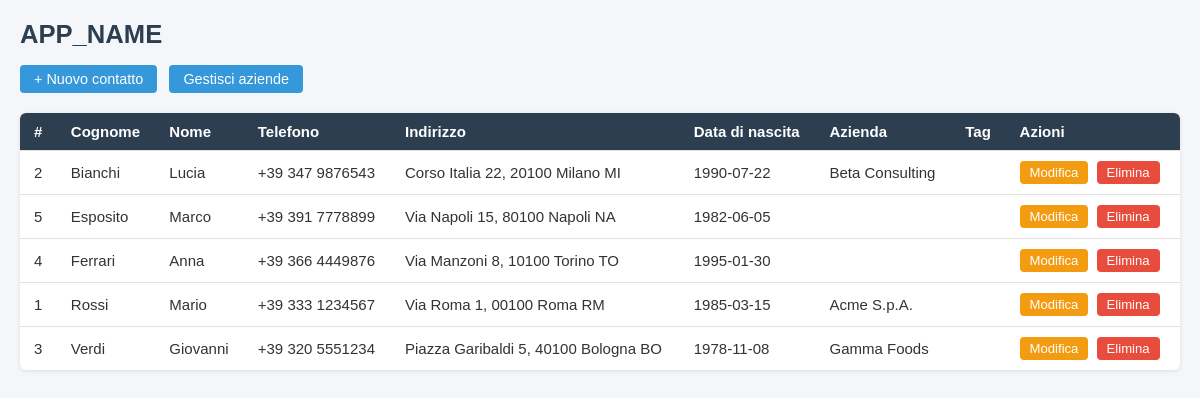
The page / on the database its author committed.
### tables this page shows
CREATE TABLE IF NOT EXISTS `contatti` (
  `id`              INT(11)      NOT NULL AUTO_INCREMENT,
  `nome`            VARCHAR(100) NOT NULL,
  `cognome`         VARCHAR(100) NOT NULL,
  `numero_telefono` VARCHAR(30)  NOT NULL,
  `indirizzo`       VARCHAR(255) DEFAULT NULL,
  `data_nascita`    DATE         DEFAULT NULL,
  `id_azienda`      INT(11)      DEFAULT NULL,
  `created_at`      TIMESTAMP    NOT NULL DEFAULT CURRENT_TIMESTAMP,
  `updated_at`      TIMESTAMP    NOT NULL DEFAULT CURRENT_TIMESTAMP ON UPDATE CURRENT_TIMESTAMP,
  PRIMARY KEY (`id`),
  CONSTRAINT `fk_contatti_azienda`
    FOREIGN KEY (`id_azienda`) REFERENCES `aziende` (`id`)
    ON DELETE SET NULL ON UPDATE CASCADE
);

CREATE TABLE IF NOT EXISTS `aziende` (
  `id`          INT(11)      NOT NULL AUTO_INCREMENT,
  `nome`        VARCHAR(255) NOT NULL,
  `settore`     VARCHAR(100) DEFAULT NULL,
  `indirizzo`   VARCHAR(255) DEFAULT NULL,
  `telefono`    VARCHAR(30)  DEFAULT NULL,
  `email`       VARCHAR(100) DEFAULT NULL,
  `sito_web`    VARCHAR(255) DEFAULT NULL,
  `created_at`  TIMESTAMP    NOT NULL DEFAULT CURRENT_TIMESTAMP,
  `updated_at`  TIMESTAMP    NOT NULL DEFAULT CURRENT_TIMESTAMP ON UPDATE CURRENT_TIMESTAMP,
  PRIMARY KEY (`id`)
);

### db.php (called while the page is built, shortened)
<?php
function get_db(): PDO
{
    static $pdo = null;
    if ($pdo === null) {
        $dsn = sprintf(
            'mysql:host=%s;dbname=%s;charset=%s',
            DB_HOST,
            DB_NAME,
            DB_CHARSET
        );
        $options = [
            PDO::ATTR_ERRMODE            => PDO::ERRMODE_EXCEPTION,
            PDO::ATTR_DEFAULT_FETCH_MODE => PDO::FETCH_ASSOC,
            PDO::ATTR_EMULATE_PREPARES   => false,
        ];
        $pdo = new PDO($dsn, DB_USER, DB_PASS, $options);
    }
    return $pdo;
}

### index.php (the view, shortened to what this page needs)
<?php
require_once __DIR__ . '/db.php';
try {
    $contatti = get_db()->query(
        'SELECT c.*, a.nome AS nome_azienda,
                GROUP_CONCAT(t.nome ORDER BY t.id SEPARATOR \', \') AS tags
           FROM contatti c
           LEFT JOIN aziende a ON c.id_azienda = a.id
           LEFT JOIN contatti_tags ct ON c.id = ct.id_contatto
           LEFT JOIN tags t ON ct.id_tag = t.id
          GROUP BY c.id
          ORDER BY c.cognome, c.nome'
    )->fetchAll();
} catch (PDOException $e) {
    $contatti = [];
    $message = 'Impossibile connettersi al database: ' . htmlspecialchars($e->getMessage());
    $messageType = 'error';
}
?>
<!DOCTYPE html>
<html lang="it">
<head>
    <link rel="stylesheet" href="style.css">
</head>
<body>
    <h1><?= APP_NAME ?></h1>
    <nav>
        <a href="create.php">+ Nuovo contatto</a>
        <a href="aziende.php">Gestisci aziende</a>
    </nav>
    <?php if (empty($contatti)): ?>
        <p>Nessun contatto presente. <a href="create.php">Aggiungi il primo contatto</a>.</p>
    <?php else: ?>
        <table>
            <thead>
                <tr>
                    <th>#</th>
                    <th>Cognome</th>
                    <th>Nome</th>
                    <th>Telefono</th>
                    <th>Indirizzo</th>
                    <th>Data di nascita</th>
                    <th>Azienda</th>
                    <th>Tag</th>
                    <th>Azioni</th>
                </tr>
            </thead>
            <tbody>
                <?php foreach ($contatti as $c): ?>
                <tr>
                    <td><?= $c['id'] ?></td>
                    <td><?= htmlspecialchars($c['cognome']) ?></td>
                    <td><?= htmlspecialchars($c['nome']) ?></td>
                    <td><?= htmlspecialchars($c['numero_telefono']) ?></td>
                    <td><?= htmlspecialchars($c['indirizzo'] ?? '') ?></td>
                    <td><?= htmlspecialchars($c['data_nascita'] ?? '') ?></td>
                    <td><?= htmlspecialchars($c['nome_azienda'] ?? '') ?></td>
                    <td>
                    </td>
                    <td class="actions">
                        <a href="edit.php?id=<?= $c['id'] ?>" class="btn-edit">Modifica</a>
                        <a href="delete.php?id=<?= $c['id'] ?>" class="btn-delete"
                           onclick="return confirm('Eliminare il contatto?')">Elimina</a>
                    </td>
                </tr>
                <?php endforeach; ?>
            </tbody>
        </table>
    <?php endif; ?>
</body>
</html>

### style.css (style rules this page uses)
*, *::before, *::after { box-sizing: border-box; margin: 0; padding: 0; }
body { font-family: Arial, Helvetica, sans-serif; font-size: 15px; background: #f4f6f9; color: #333; padding: 20px; }
h1 { font-size: 1.6rem; margin-bottom: 16px; color: #2c3e50; }
nav { margin-bottom: 20px; }
nav a { display: inline-block; margin-right: 8px; padding: 6px 14px; background: #3498db; color: #fff; border-radius: 4px; text-decoration: none; font-size: 0.9rem; }
table { width: 100%; border-collapse: collapse; background: #fff; border-radius: 6px; overflow: hidden; box-shadow: 0 1px 4px rgba(0,0,0,.1); }
th, td { padding: 10px 14px; text-align: left; border-bottom: 1px solid #e0e0e0; }
th { background: #2c3e50; color: #fff; font-weight: 600; }
tr:last-child td { border-bottom: none; }
.actions a { display: inline-block; padding: 4px 10px; border-radius: 4px; text-decoration: none; font-size: 0.82rem; margin-right: 4px; }
.btn-edit { background: #f39c12; color: #fff; }
.btn-delete { background: #e74c3c; color: #fff; border: none; cursor: pointer; font-size: 0.82rem; border-radius: 4px; padding: 4px 10px; }

### rows shown on the page
contatti: id "2", cognome "Bianchi", nome "Lucia", numero_telefono "+39 347 9876543", indirizzo "Corso Italia 22, 20100 Milano MI", data_nascita "1990-07-22", id_azienda.nome "Beta Consulting"
contatti: id "5", cognome "Esposito", nome "Marco", numero_telefono "+39 391 7778899", indirizzo "Via Napoli 15, 80100 Napoli NA", data_nascita "1982-06-05"
contatti: id "4", cognome "Ferrari", nome "Anna", numero_telefono "+39 366 4449876", indirizzo "Via Manzoni 8, 10100 Torino TO", data_nascita "1995-01-30"
contatti: id "1", cognome "Rossi", nome "Mario", numero_telefono "+39 333 1234567", indirizzo "Via Roma 1, 00100 Roma RM", data_nascita "1985-03-15", id_azienda.nome "Acme S.p.A."
contatti: id "3", cognome "Verdi", nome "Giovanni", numero_telefono "+39 320 5551234", indirizzo "Piazza Garibaldi 5, 40100 Bologna BO", data_nascita "1978-11-08", id_azienda.nome "Gamma Foods"

### other values the page prints
APP_NAME "APP_NAME"
